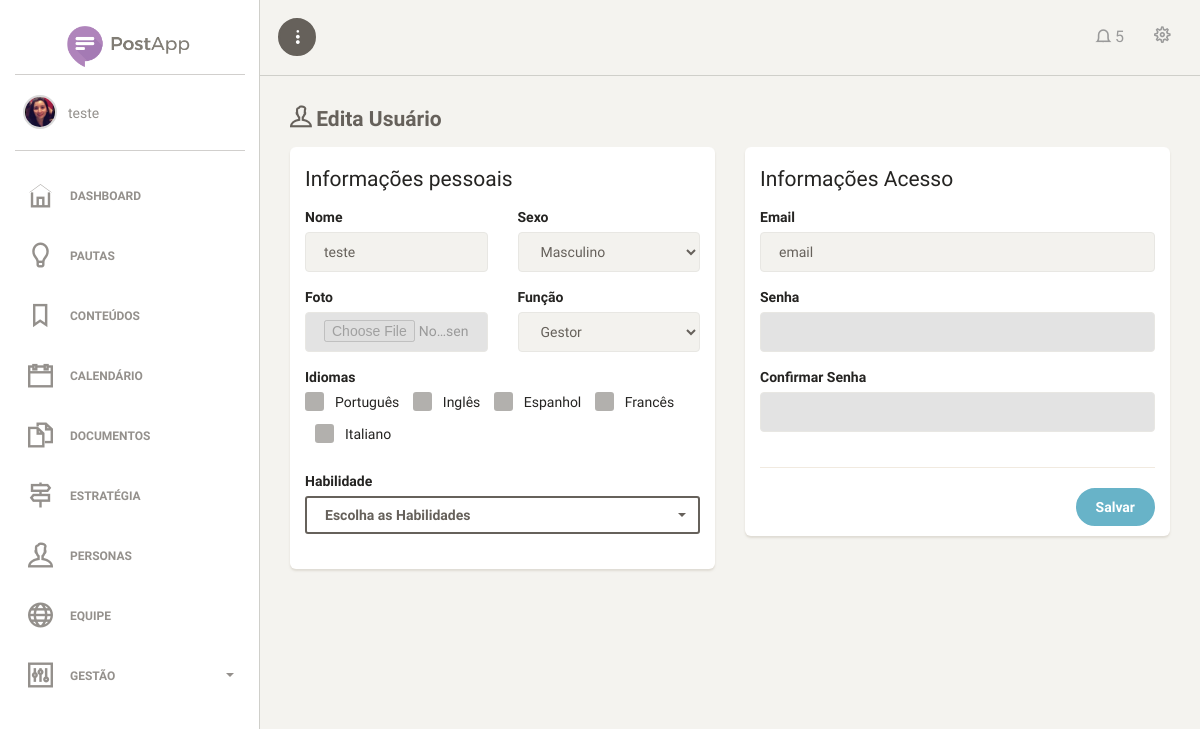
/view/adm/edita_usuario.php?u=1 (signed in), run on the app's committed database.
### tables this page shows
CREATE TABLE `usuarios` (
  `id_usuario` int(11) NOT NULL,
  `nome_usuario` varchar(45) DEFAULT NULL,
  `sexo_usuario` varchar(1) DEFAULT NULL,
  `foto_usuario` varchar(45) DEFAULT NULL,
  `funcao_usuario` varchar(1) DEFAULT NULL,
  `email_usuario` varchar(45) DEFAULT NULL,
  `senha_usuario` varchar(45) DEFAULT NULL,
  `cadastro_usuario` timestamp NULL DEFAULT NULL
);

CREATE TABLE `idiomas` (
  `id_idioma` int(11) NOT NULL,
  `nome_idioma` varchar(45) DEFAULT NULL
);

### model/stConexao.php (called while the page is built, shortened)
<?php
class Conexao {
    public static $instance;
    private static $user = USER;
    private static $pass = PASS;
    public static function getInstance() {
        try {
            if (!isset(self::$instance)) {
                self::$instance = new PDO('mysql:host=' . HOST . ';dbname=' . BANCO, self::$user, self::$pass, array(PDO::MYSQL_ATTR_INIT_COMMAND => "SET NAMES utf8"));
                self::$instance->setAttribute(PDO::ATTR_ERRMODE, PDO::ERRMODE_EXCEPTION);
                self::$instance->setAttribute(PDO::ATTR_ORACLE_NULLS, PDO::NULL_EMPTY_STRING);
            }
            return self::$instance;
        } catch (PDOException $ex) {
            echo '<h1>Erro interno de servidor. Por favor, entre em contato com um de nossos desenvolvedores.</h1>';
            echo '<br>email: contato@melhorcomprapocos.com.br';
            echo '<br>Erro'. $ex->getMessage();
            echo '<br>mysql:host=' . HOST . ';dbname=' . BANCO, self::$user, self::$pass, array(PDO::MYSQL_ATTR_INIT_COMMAND => "SET NAMES utf8");
            die();
        }
    }
}

### model/usuarios.php (called while the page is built, shortened)
<?php
require_once 'stConexao.php';
class usuarios {
	public static function getById($id) {
	 try {
		$stmt = Conexao::getInstance()->prepare("SELECT * FROM usuarios WHERE id_usuario = :id");
		$stmt->bindParam(":id", $id);
		 $stmt->execute();
			while ($row = $stmt->fetch(PDO::FETCH_OBJ)) {
				unset($row->senha_usuario);
				return $row;
			}
			return false;
		} catch(PDOException $ex) {
		return $ex->getMessage();
		}
	}
}

### model/idiomas.php (called while the page is built, shortened)
<?php
require_once 'stConexao.php';
class idiomas {
	public static function getAllIdiomas() {
	 try {
		$stmt = Conexao::getInstance()->prepare("SELECT * FROM idiomas");
		$stmt->execute();
		$colunas = array();
		while ($row = $stmt->fetch(PDO::FETCH_OBJ)) {
			array_push($colunas, $row);
		}
		return $colunas;
		} catch(PDOException $ex) {
			return false;
		}
	}
}

### view/adm/edita_usuario.php (the view, shortened to what this page needs)
<?php
require_once '../../model/idiomas.php';
require_once '../../model/usuarios.php';
if(isset($_GET["u"])){
    $usuario = usuarios::getById($_GET["u"]);
}
$idiomas = idiomas::getAllIdiomas();
?>
<html lang="pt-br">
    <head>
        <?php require_once './includes/header_imports.php'; ?>
    </head>
    <body>
        <div class="wrapper">
            <?php require_once './includes/side_bar.php'; ?>
            <div class="main-panel">
                <?php require_once './includes/menu_topo.php'; ?>
                <div class="content">
                    <div class="container-fluid">
                        <form action="../../controller/usuario/edita_usuario.php" enctype="multipart/form-data" method="POST">
                        <h4 class="title"><i class="ti-user"></i> Edita Usuário</h4>
                        <div class="row">
                            <div class="col-md-6">
                                <div class="card">
                                    <div class="card-header">
                                        <h4 class="card-title">
                                            Informações pessoais
                                        </h4>
                                    </div>
                                    <div class="card-content">
                                        <div class="row">
                                            <div class="col-md-6">
                                                <div class="form-group">
                                                    <label>Nome</label>
                                                    <input type="text" class="form-control border-input" value="<?= $usuario->nome_usuario ?>" name="nome_usuario">
                                                </div>
                                            </div>
                                            <div class="col-md-6">
                                                <div class="form-group">
                                                    <label>Sexo</label>
                                                    <select class="form-control border-input" name="sexo_usuario">
                                                        <option value="m" <?= ($usuario->sexo_usuario == 'm') ? 'selected="selected"' : '' ?>>Masculino</option>
                                                    </select>
                                                </div>
                                            </div>
                                            <div class="col-md-6">
                                                <div class="form-group">
                                                    <label>Foto</label>
                                                    <input type="file" disabled class="form-control" name="foto_usuario" value="<?= $usuario->foto_usuario ?>">
                                                </div>
                                            </div>
                                            <div class="col-md-6">
                                                <div class="form-group">
                                                    <label>Função</label>
                                                    <select class="form-control border-input" name="funcao_usuario">
                                                        <option value="0" <?= ($usuario->funcao_usuario == '0') ? 'selected="selected"' : '' ?>>Gestor</option>
                                                    </select>
                                                </div>
                                            </div>
                                            <div class="col-md-12">
                                                <div class="form-group">
                                                    <label class="block">Idiomas</label>
                                                    <?php foreach ($idiomas as $idioma):
                                                    ?>
                                                        <div class="checkbox checkbox-inline">
                                                            <label for="checkIdioma<?= $idioma->id_idioma ?>">
                                                                <?= $idioma->nome_idioma ?>
                                                            </label>
                                                        </div>
                                                    <?php endforeach;?>
	                                            </div>
                                            </div>
                                            <div class="col-md-12">
                                                <div class="form-group">
                                                    <label>Habilidade</label>
                                                </div>
                                            </div>
                                        </div>
                                    </div>
                                </div>
                            </div>
                            <div class="col-md-6">
                                <div class="card">
                                    <div class="card-header">
                                        <h4 class="card-title">
                                            Informações Acesso
                                        </h4>
                                    </div>
                                    <div class="card-content">
                                        <div class="row">
                                            <div class="col-md-12">
                                                <div class="form-group">
                                                    <label>Email</label>
                                                    <input type="email" class="form-control border-input" name="email_usuario" value="<?= $usuario->email_usuario ?>">
                                                </div>
                                            </div>
                                            <div class="col-md-12">
                                                <div class="form-group">
                                                    <label>Senha</label>
                                                    <input type="text" disabled class="form-control border-input" name="senha_usuario">
                                                </div>
                                            </div>
                                            <div class="col-md-12">
                                                <div class="form-group">
                                                    <label>Confirmar Senha</label>
                                                    <input type="text" disabled class="form-control border-input" name="confirmacao">
                                                </div>
                                            </div>
                                        </div>
                                        <hr>
                                        <div class="row">
                                            <div class="col-md-12">
                                                <button type="submit" class="btn btn-fill btn-info pull-right">Salvar</button>
                                            </div>
                                        </div>
                                    </div>
                                </div>
                            </div>
                        </div>
                        </form>
                    </div>
                </div>
            </div>
        </div>
    </body>
</html>

### view/adm/assets/css/custom.css (style rules this page uses)
h4.title { margin-top: 0; }
.block { display: block !important; }

### data on the page
usuarios: nome_usuario "teste", sexo_usuario "Masculino", funcao_usuario "Gestor", email_usuario "email"
idiomas: nome_idioma "Português"
idiomas: nome_idioma "Inglês"
idiomas: nome_idioma "Espanhol"
idiomas: nome_idioma "Francês"
idiomas: nome_idioma "Italiano"

### other printed values
$_SESSION['nome_usuario'] "teste"
